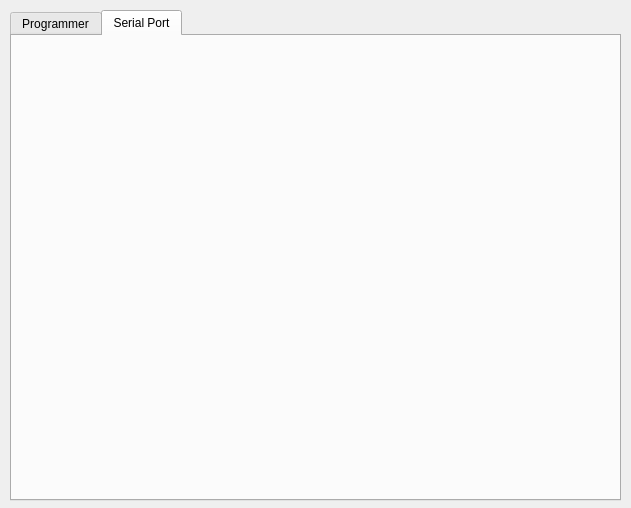
<?xml version="1.0" encoding="UTF-8"?>
<ui version="4.0">
 <class>UsblinkInterface</class>
 <widget class="QWidget" name="UsblinkInterface">
  <property name="geometry">
   <rect>
    <x>0</x>
    <y>0</y>
    <width>631</width>
    <height>508</height>
   </rect>
  </property>
  <property name="windowTitle">
   <string>Form</string>
  </property>
  <widget class="QTabWidget" name="tabs">
   <property name="geometry">
    <rect>
     <x>10</x>
     <y>10</y>
     <width>611</width>
     <height>491</height>
    </rect>
   </property>
   <property name="currentIndex">
    <number>1</number>
   </property>
   <widget class="QWidget" name="programmerTab">
    <attribute name="title">
     <string>Programmer</string>
    </attribute>
    <widget class="SerialProgrammer" name="programmerWidget" native="true">
     <property name="geometry">
      <rect>
       <x>-1</x>
       <y>-1</y>
       <width>611</width>
       <height>461</height>
      </rect>
     </property>
    </widget>
   </widget>
   <widget class="QWidget" name="serialPortTab">
    <attribute name="title">
     <string>Serial Port</string>
    </attribute>
    <widget class="SerialPort" name="serialPortWidget" native="true">
     <property name="geometry">
      <rect>
       <x>-1</x>
       <y>-1</y>
       <width>611</width>
       <height>461</height>
      </rect>
     </property>
    </widget>
   </widget>
  </widget>
 </widget>
 <customwidgets>
  <customwidget>
   <class>SerialProgrammer</class>
   <extends>QWidget</extends>
   <header>SerialProgrammer.h</header>
   <container>1</container>
  </customwidget>
  <customwidget>
   <class>SerialPort</class>
   <extends>QWidget</extends>
   <header>SerialPort.h</header>
   <container>1</container>
  </customwidget>
 </customwidgets>
 <resources/>
 <connections/>
</ui>
